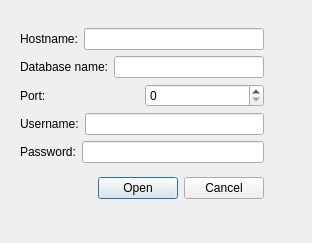
<?xml version="1.0" encoding="UTF-8"?>
<ui version="4.0">
 <class>ConnectDialog</class>
 <widget class="QDialog" name="ConnectDialog">
  <property name="geometry">
   <rect>
    <x>0</x>
    <y>0</y>
    <width>312</width>
    <height>243</height>
   </rect>
  </property>
  <property name="windowTitle">
   <string>Dialog</string>
  </property>
  <widget class="QWidget" name="">
   <property name="geometry">
    <rect>
     <x>20</x>
     <y>20</y>
     <width>244</width>
     <height>189</height>
    </rect>
   </property>
   <layout class="QVBoxLayout" name="verticalLayout_2">
    <item>
     <layout class="QVBoxLayout" name="verticalLayout">
      <item>
       <layout class="QHBoxLayout" name="horizontalLayout_6">
        <item>
         <widget class="QLabel" name="label">
          <property name="text">
           <string>Hostname:</string>
          </property>
         </widget>
        </item>
        <item>
         <widget class="QLineEdit" name="hostname"/>
        </item>
       </layout>
      </item>
      <item>
       <layout class="QHBoxLayout" name="horizontalLayout_5">
        <item>
         <widget class="QLabel" name="label_4">
          <property name="text">
           <string>Database name:</string>
          </property>
         </widget>
        </item>
        <item>
         <widget class="QLineEdit" name="db_name"/>
        </item>
       </layout>
      </item>
      <item>
       <layout class="QHBoxLayout" name="horizontalLayout_4">
        <item>
         <widget class="QLabel" name="label_2">
          <property name="text">
           <string>Port:</string>
          </property>
         </widget>
        </item>
        <item>
         <widget class="QSpinBox" name="port"/>
        </item>
       </layout>
      </item>
      <item>
       <layout class="QHBoxLayout" name="horizontalLayout_2">
        <item>
         <widget class="QLabel" name="label_3">
          <property name="text">
           <string>Username:</string>
          </property>
         </widget>
        </item>
        <item>
         <widget class="QLineEdit" name="username"/>
        </item>
       </layout>
      </item>
      <item>
       <layout class="QHBoxLayout" name="horizontalLayout">
        <item>
         <widget class="QLabel" name="label_5">
          <property name="text">
           <string>Password:</string>
          </property>
         </widget>
        </item>
        <item>
         <widget class="QLineEdit" name="password"/>
        </item>
       </layout>
      </item>
     </layout>
    </item>
    <item>
     <layout class="QHBoxLayout" name="horizontalLayout_3">
      <item>
       <spacer name="horizontalSpacer">
        <property name="orientation">
         <enum>Qt::Horizontal</enum>
        </property>
        <property name="sizeHint" stdset="0">
         <size>
          <width>37</width>
          <height>17</height>
         </size>
        </property>
       </spacer>
      </item>
      <item>
       <widget class="QPushButton" name="ok">
        <property name="text">
         <string>Open</string>
        </property>
       </widget>
      </item>
      <item>
       <widget class="QPushButton" name="cancel">
        <property name="text">
         <string>Cancel</string>
        </property>
       </widget>
      </item>
     </layout>
    </item>
   </layout>
  </widget>
 </widget>
 <resources/>
 <connections/>
</ui>
